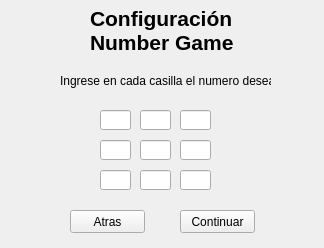
<?xml version="1.0" encoding="UTF-8"?>
<ui version="4.0">
 <class>juego3config</class>
 <widget class="QWidget" name="juego3config">
  <property name="geometry">
   <rect>
    <x>0</x>
    <y>0</y>
    <width>324</width>
    <height>248</height>
   </rect>
  </property>
  <property name="windowTitle">
   <string>Form</string>
  </property>
  <widget class="QLabel" name="label">
   <property name="geometry">
    <rect>
     <x>90</x>
     <y>0</y>
     <width>151</width>
     <height>61</height>
    </rect>
   </property>
   <property name="font">
    <font>
     <family>Arial</family>
     <pointsize>16</pointsize>
     <weight>75</weight>
     <bold>true</bold>
    </font>
   </property>
   <property name="text">
    <string>Configuración
Number Game</string>
   </property>
  </widget>
  <widget class="QLineEdit" name="lineEdit">
   <property name="geometry">
    <rect>
     <x>100</x>
     <y>110</y>
     <width>31</width>
     <height>20</height>
    </rect>
   </property>
  </widget>
  <widget class="QLineEdit" name="lineEdit_2">
   <property name="geometry">
    <rect>
     <x>140</x>
     <y>140</y>
     <width>31</width>
     <height>20</height>
    </rect>
   </property>
  </widget>
  <widget class="QLineEdit" name="lineEdit_3">
   <property name="geometry">
    <rect>
     <x>100</x>
     <y>140</y>
     <width>31</width>
     <height>20</height>
    </rect>
   </property>
  </widget>
  <widget class="QLineEdit" name="lineEdit_4">
   <property name="geometry">
    <rect>
     <x>180</x>
     <y>140</y>
     <width>31</width>
     <height>20</height>
    </rect>
   </property>
  </widget>
  <widget class="QLineEdit" name="lineEdit_5">
   <property name="geometry">
    <rect>
     <x>180</x>
     <y>110</y>
     <width>31</width>
     <height>20</height>
    </rect>
   </property>
  </widget>
  <widget class="QLineEdit" name="lineEdit_6">
   <property name="geometry">
    <rect>
     <x>140</x>
     <y>110</y>
     <width>31</width>
     <height>20</height>
    </rect>
   </property>
  </widget>
  <widget class="QLineEdit" name="lineEdit_7">
   <property name="geometry">
    <rect>
     <x>100</x>
     <y>170</y>
     <width>31</width>
     <height>20</height>
    </rect>
   </property>
  </widget>
  <widget class="QLineEdit" name="lineEdit_8">
   <property name="geometry">
    <rect>
     <x>140</x>
     <y>170</y>
     <width>31</width>
     <height>20</height>
    </rect>
   </property>
  </widget>
  <widget class="QLineEdit" name="lineEdit_9">
   <property name="geometry">
    <rect>
     <x>180</x>
     <y>170</y>
     <width>31</width>
     <height>20</height>
    </rect>
   </property>
  </widget>
  <widget class="QLabel" name="label_2">
   <property name="geometry">
    <rect>
     <x>60</x>
     <y>70</y>
     <width>211</width>
     <height>21</height>
    </rect>
   </property>
   <property name="text">
    <string>Ingrese en cada casilla el numero deseado</string>
   </property>
  </widget>
  <widget class="QPushButton" name="pushButton">
   <property name="geometry">
    <rect>
     <x>70</x>
     <y>210</y>
     <width>75</width>
     <height>23</height>
    </rect>
   </property>
   <property name="text">
    <string>Atras</string>
   </property>
  </widget>
  <widget class="QPushButton" name="pushButton_2">
   <property name="geometry">
    <rect>
     <x>180</x>
     <y>210</y>
     <width>75</width>
     <height>23</height>
    </rect>
   </property>
   <property name="text">
    <string>Continuar</string>
   </property>
  </widget>
 </widget>
 <resources/>
 <connections/>
</ui>
